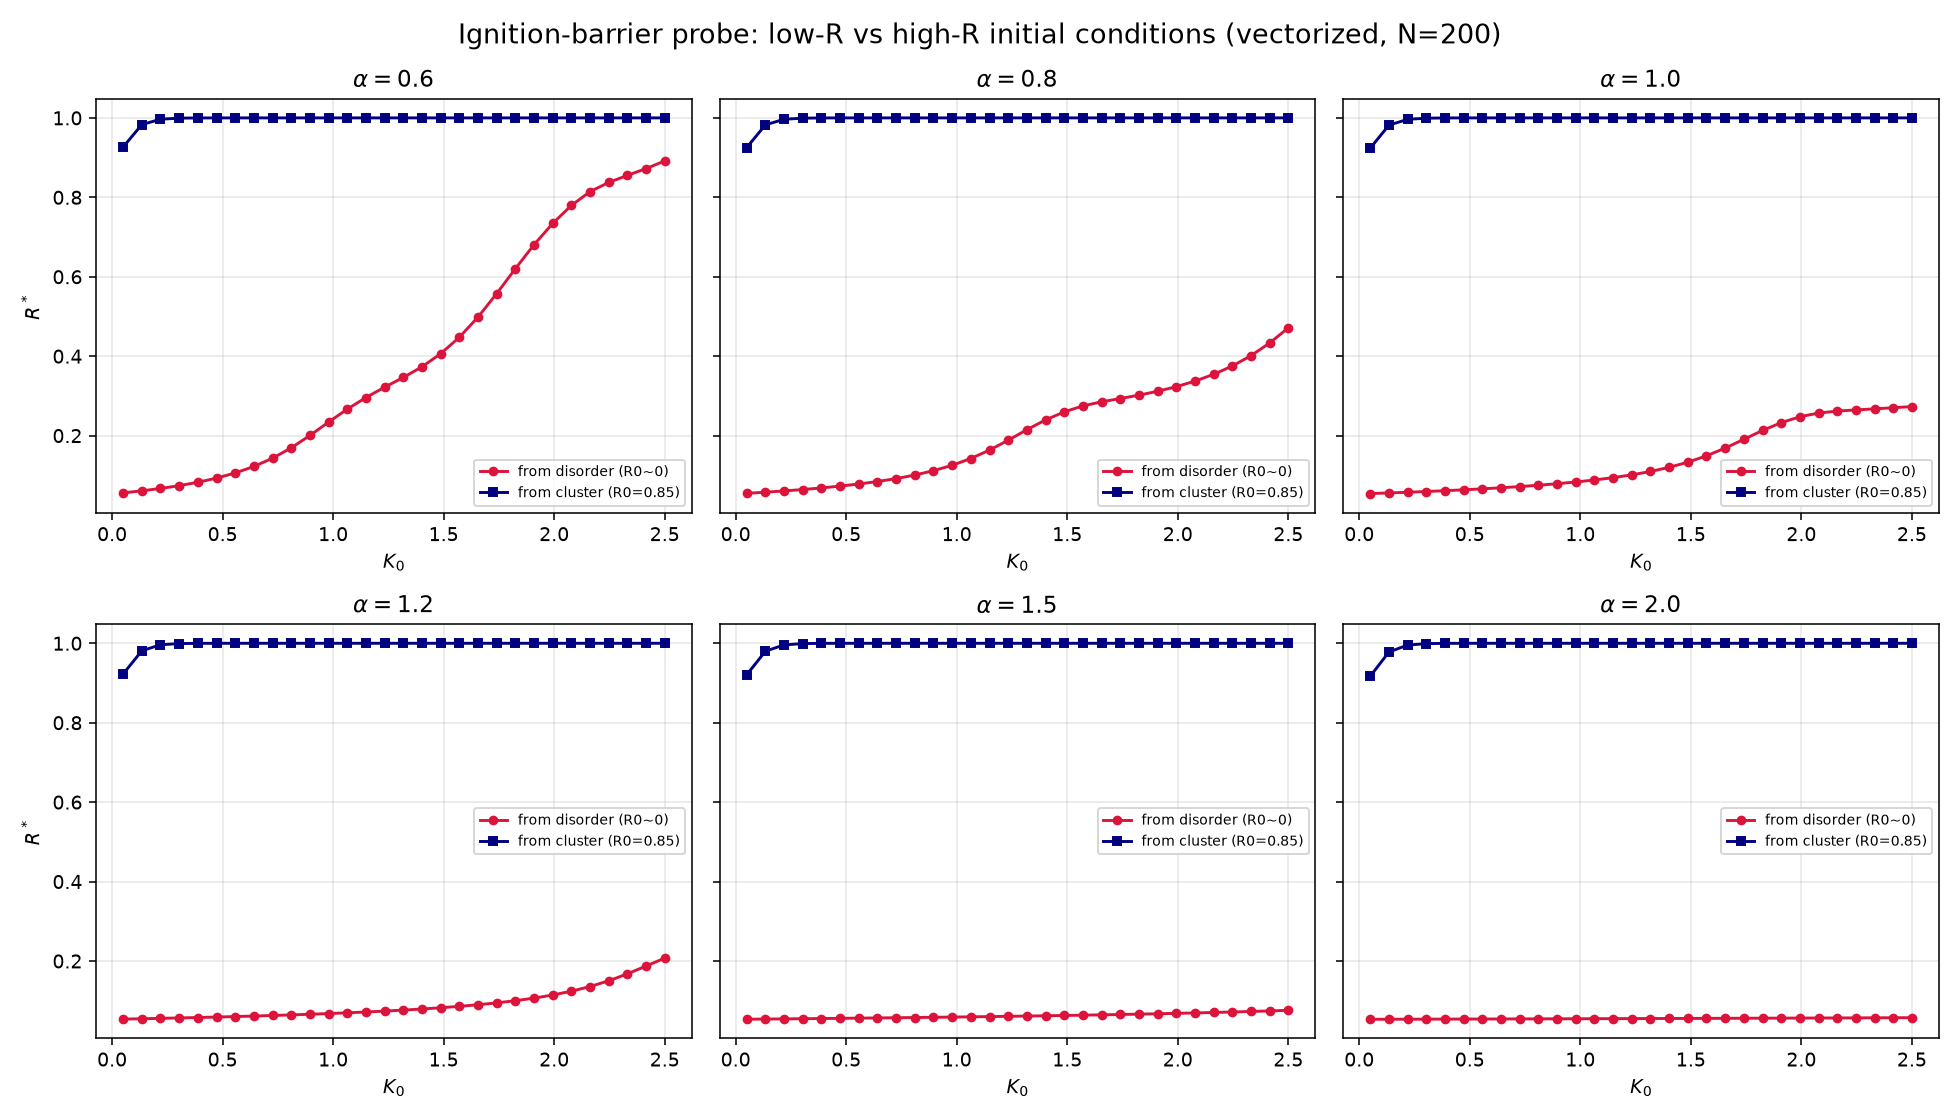

This figure's Python source:
#!/usr/bin/env python3
# -*- coding: utf-8 -*-
import os, json, math
import numpy as np
import matplotlib
matplotlib.use('Agg')
import matplotlib.pyplot as plt

OUT = os.path.dirname(os.path.abspath(__file__))

def integrate_batch(th0, K0, alpha, sigma, dt=0.04, nsteps=250, rng=None, seed_phases=None):
    """Vectorized over seeds AND time. th0 shape (S, N)."""
    S, N = th0.shape
    th = np.array(th0, dtype=float)
    sd = math.sqrt(dt)
    if rng is None:
        rng = np.random.RandomState(42)
    # pre-generate noise: (S, N, nsteps) could be big; regenerate per step instead with fixed seed
    for _ in range(nsteps):
        z = np.mean(np.exp(1j * th), axis=1)          # (S,)
        R = np.abs(z)
        dth = np.imag(np.exp(-1j * th) * z[:, None])  # (S, N)
        K = K0 * (R ** alpha)
        th = th + dt * (K[:, None] * dth) + sd * sigma * rng.randn(S, N)
    return np.abs(np.mean(np.exp(1j * th), axis=1))   # (S,)

def cluster_phases(R0, N, rng):
    sigma_ph = np.sqrt(-2 * np.log(max(R0, 1e-4)))
    return rng.randn(N) * sigma_ph

def run_batch(alpha, K0, sigma=0.008, N=200, seeds=5):
    rng = np.random.RandomState(7)
    th_lo = rng.uniform(0, 2 * math.pi, (seeds, N))
    th_hi = np.array([cluster_phases(0.85, N, rng) for _ in range(seeds)])
    lo = integrate_batch(th_lo, K0, alpha, sigma, rng=rng)
    hi = integrate_batch(th_hi, K0, alpha, sigma, rng=rng)
    return float(lo.mean()), float(hi.mean())

ALPHAS = [0.6, 0.8, 1.0, 1.2, 1.5, 2.0]
KGRID = np.linspace(0.05, 2.5, 30)
res = {"alphas": ALPHAS, "kgrid": list(KGRID), "R_low": [], "R_high": []}
for a in ALPHAS:
    rl = []; rh = []
    for K0 in KGRID:
        lo, hi = run_batch(a, K0)
        rl.append(lo); rh.append(hi)
    res["R_low"].append(rl); res["R_high"].append(rh)
    dif = max(np.array(rh) - np.array(rl))
    print("alpha=%.1f  Rlow@K0=3: %.3f   Rhigh@K0=3: %.3f   | max gap: %.3f"
          % (a, rl[-1], rh[-1], dif))

with open(os.path.join(OUT, "alpha_hysteresis.json"), "w") as f:
    json.dump(res, f, indent=2)

fig, axes = plt.subplots(2, 3, figsize=(14, 8), sharey=True)
for idx, a in enumerate(ALPHAS):
    ax = axes[idx // 3][idx % 3]
    ax.plot(KGRID, res["R_low"][idx], 'o-', color='crimson', ms=4, label='from disorder (R0~0)')
    ax.plot(KGRID, res["R_high"][idx], 's-', color='navy', ms=4, label='from cluster (R0=0.85)')
    ax.set_title(r'$\alpha=%.1f$' % a, fontsize=12)
    ax.set_xlabel(r'$K_0$')
    if idx % 3 == 0: ax.set_ylabel(r'$R^*$')
    ax.grid(alpha=0.3)
    ax.legend(fontsize=7)
fig.suptitle('Ignition-barrier probe: low-R vs high-R initial conditions (vectorized, N=200)', fontsize=14)
fig.tight_layout()
fig.savefig(os.path.join(OUT, "alpha_hysteresis.png"), dpi=140)
print("saved alpha_hysteresis.png")
